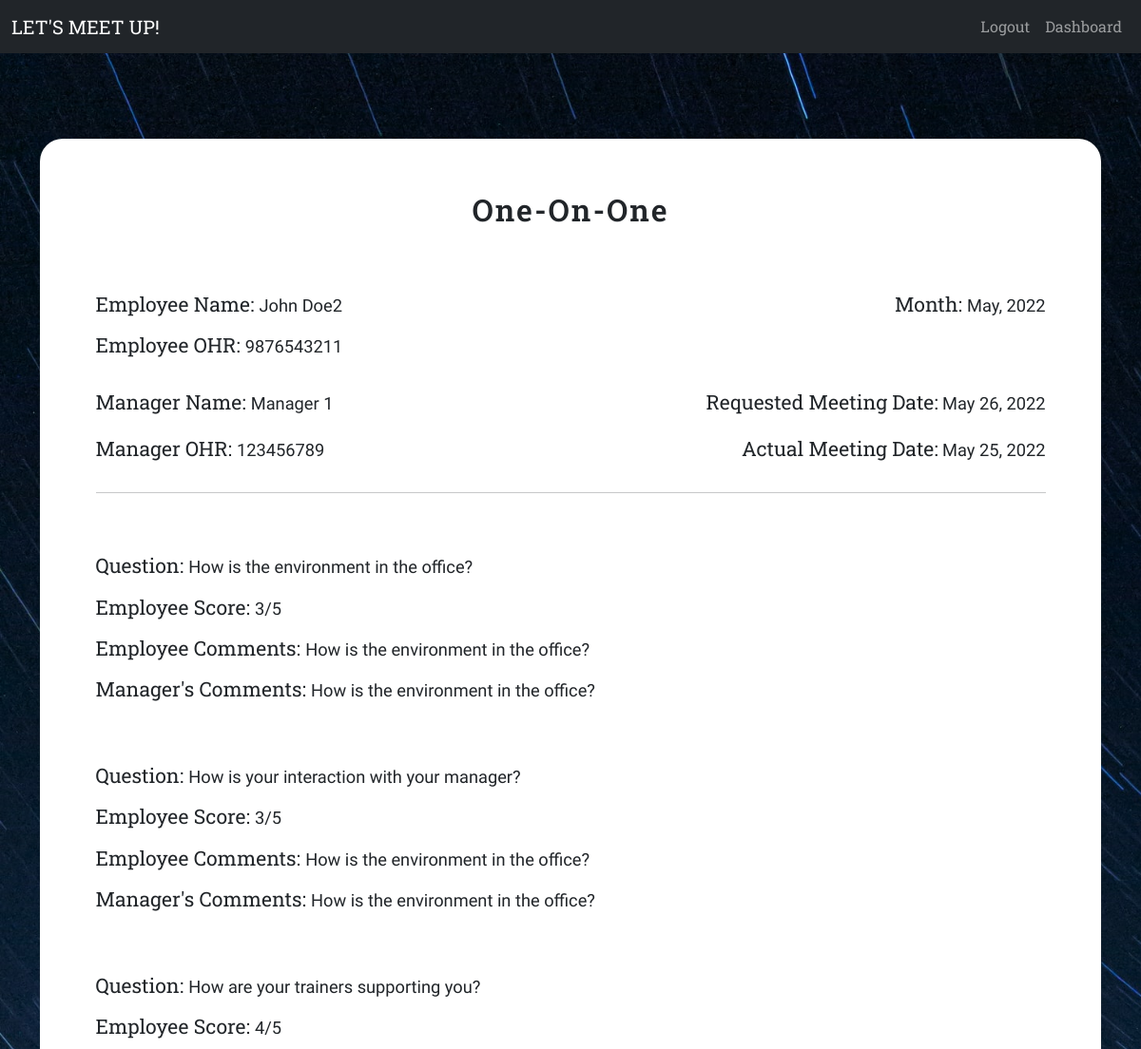
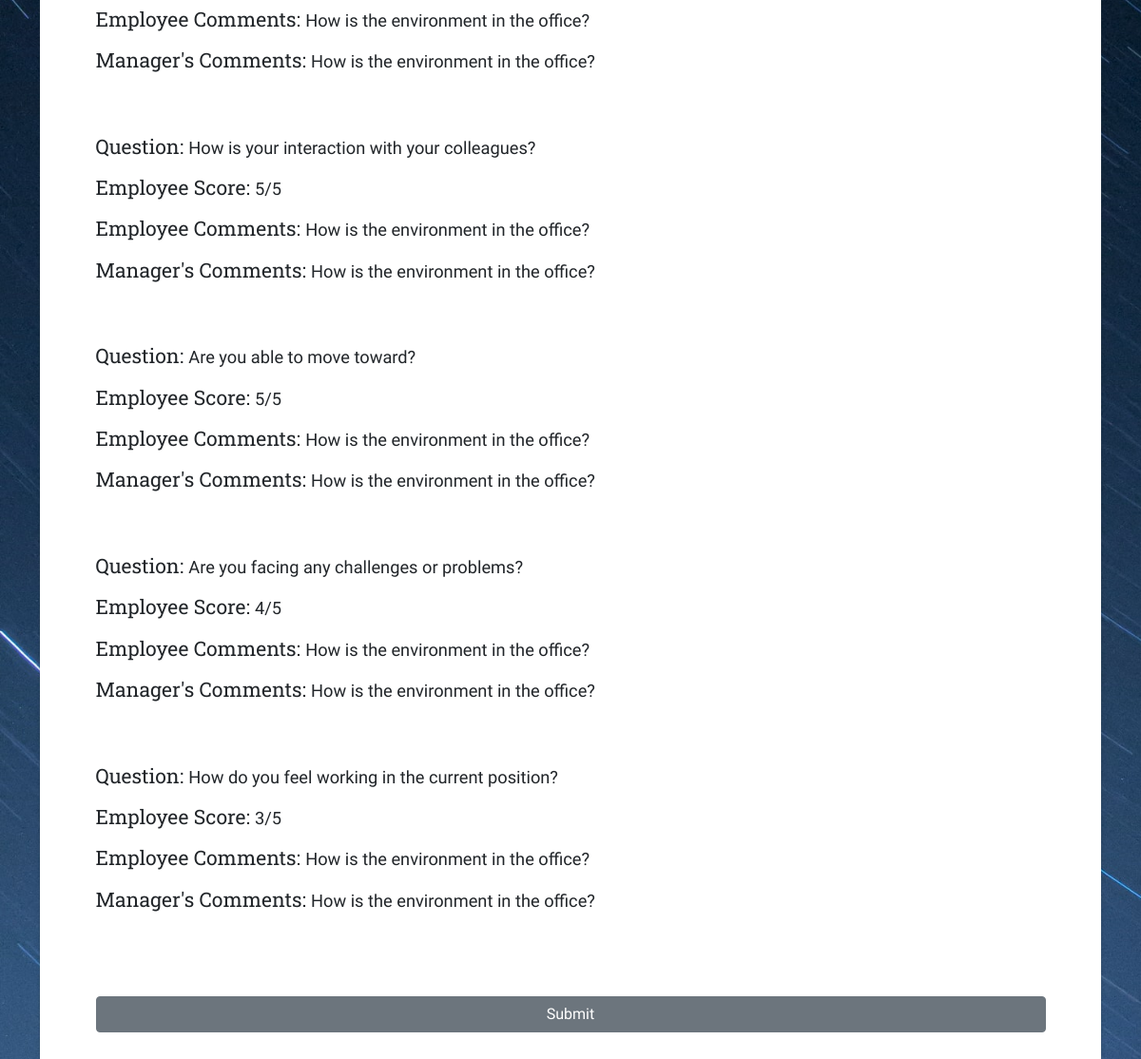
Screenshot of /meetings/previous_meetings/details?meeting_id=2 (signed in) with the database file from the repository (2 pictures, top to bottom).
### main.py (models this page shows)
class User(UserMixin, db.Model):
    __tablename__ = 'users'
    id = db.Column(db.Integer, primary_key=True)
    name = db.Column(db.String(60), nullable=False)
    ohr = db.Column(db.String(20), unique=True, nullable=False)
    work_process = db.Column(db.String(50), nullable=False)
    band = db.Column(db.String(20), nullable=False)
    manager_name = db.Column(db.String(60), nullable=True)
    manager_ohr = db.Column(db.String(60), nullable=True)
    password = db.Column(db.String(1500), nullable=False)
    meeting_data = relationship("MeetingData", back_populates='user')

class MeetingData(db.Model):
    __tablename__ = 'meetingdata'
    id = db.Column(db.Integer, primary_key=True)
    user_id = db.Column(db.Integer, db.ForeignKey('users.id'))
    user = relationship("User", back_populates="meeting_data")
    current_month = db.Column(db.String(30))
    manager_name = db.Column(db.String(50))
    manager_ohr = db.Column(db.String(50))
    requested_meeting_date = db.Column(db.String(50))
    accepted_meeting_date = db.Column(db.String(50))
    question1 = db.Column(db.String(100))
    emp_comment1 = db.Column(db.String(502))
    manager_comment1 = db.Column(db.String(502))
    rating1 = db.Column(db.Integer)
    question2 = db.Column(db.String(100))
    emp_comment2 = db.Column(db.String(502))
    manager_comment2 = db.Column(db.String(502))
    rating2 = db.Column(db.Integer)
    question3 = db.Column(db.String(100))
    emp_comment3 = db.Column(db.String(502))
    manager_comment3 = db.Column(db.String(502))
    rating3 = db.Column(db.Integer)
    question4 = db.Column(db.String(100))
    emp_comment4 = db.Column(db.String(502))
    manager_comment4 = db.Column(db.String(502))
    rating4 = db.Column(db.Integer)
    question5 = db.Column(db.String(100))
    emp_comment5 = db.Column(db.String(502))
    manager_comment5 = db.Column(db.String(502))
    rating5 = db.Column(db.Integer)
    question6 = db.Column(db.String(100))
    emp_comment6 = db.Column(db.String(502))
    manager_comment6 = db.Column(db.String(502))
    rating6 = db.Column(db.Integer)
    question7 = db.Column(db.String(100))
    emp_comment7 = db.Column(db.String(502))
    manager_comment7 = db.Column(db.String(502))
    rating7 = db.Column(db.Integer)
    score = db.Column(db.Float)
    loc = db.Column(db.Integer)

### main.py (the view)
@app.route('/meetings/previous_meetings/details', methods=['GET', 'POST'])
def meeting_details():
    meeting_id = int(request.args.get('meeting_id'))
    meeting_data = MeetingData.query.get(meeting_id)
    form = OOOForm3()
    if form.validate_on_submit():
        return redirect(url_for('previous_meetings'))
    return render_template('meetings/meeting_submit.html', form=form, meeting_data=meeting_data,
                           user_active=current_user.is_active)

### web_forms.py
class OOOForm3(FlaskForm):
    submit = SubmitField('Submit')

### main.py (called while the page is built)
@login_manager.user_loader
def load_user(user_id):
    return User.query.get(int(user_id))

### templates/meetings/meeting_submit.html (shortened to what this page needs)
{% extends './base.html' %}
{% block custom_css %}<link href="{{ url_for('static', filename='css/ooo_form.css') }}" rel="stylesheet">{% endblock %}
{% block content %}
<div class="container body-normal-content-div">
    <div class="form-box-div">
        <div class="row col-md-11 mx-auto">
    <form method="POST" role="form" action="{{ url_for('open_meetings') }}" novalidate>
        <h2 class="form-welcome-text">One-On-One</h2>
        <div class="row form-emp-info">
            <div class="col">
                <h5 class="d-inline">Employee Name: </h5><span>{{ meeting_data.user.name }}</span>
            </div>
            <div class="col text-end">
                <h5 class="d-inline">Month: </h5><span>{{ meeting_data.current_month }}</span>
            </div>
        </div>
        <div class="row form-emp-info">
            <div class="col pt-3">
                <h5 class="d-inline">Employee OHR: </h5><span>{{ meeting_data.user.ohr }}</span>
            </div>
        </div>
        <div class="row mt-4 pt-2 form-emp-info">
            <div class="col">
                <h5 class="d-inline">Manager Name: </h5><span>{{ meeting_data.manager_name }}</span>
            </div>
            <div class="col text-end">
                <h5 class="d-inline-block">Requested Meeting Date: </h5><span> {{ meeting_data.requested_meeting_date }}</span>
            </div>
        </div>
        <div class="row pb-2 form-emp-info">
            <div class="col pt-3">
                <h5 class="d-inline">Manager OHR: </h5><span>{{ meeting_data.manager_ohr }}</span>
            </div>
            <div class="col text-end pt-3">
                <h5 class="d-inline-block">Actual Meeting Date: </h5><span> {{ meeting_data.accepted_meeting_date }}</span>
            </div>
        </div>
        <hr class="separator">
        <div class="question_div">
            <div class="pb-3"><span class="h5 ques">Question: </span><span class="ans">{{ meeting_data.question1 }}</span></div>
            <div class="pb-3"><span class="h5 ques">Employee Score: </span><span class="ans">{{ meeting_data.rating1 }}/5</span></div>
            <div class="pb-3"><span class="h5 ques">Employee Comments: </span><span class="ans">{{ meeting_data.emp_comment1 }}</span></div>
            <div class="pb-3"><span class="h5 ques">Manager's Comments: </span><span class="ans">{{ meeting_data.manager_comment1 }}</span></div>
        </div>
        <div class="question_div">
            <div class="pb-3"><span class="h5 ques">Question: </span><span class="ans">{{ meeting_data.question2 }}</span></div>
            <div class="pb-3"><span class="h5 ques">Employee Score: </span><span class="ans">{{ meeting_data.rating2 }}/5</span></div>
            <div class="pb-3"><span class="h5 ques">Employee Comments: </span><span class="ans">{{ meeting_data.emp_comment2 }}</span></div>
            <div class="pb-3"><span class="h5 ques">Manager's Comments: </span><span class="ans">{{ meeting_data.manager_comment2 }}</span></div>
        </div>
        <div class="question_div">
            <div class="pb-3"><span class="h5 ques">Question: </span><span class="ans">{{ meeting_data.question3 }}</span></div>
            <div class="pb-3"><span class="h5 ques">Employee Score: </span><span class="ans">{{ meeting_data.rating3 }}/5</span></div>
            <div class="pb-3"><span class="h5 ques">Employee Comments: </span><span class="ans">{{ meeting_data.emp_comment3 }}</span></div>
            <div class="pb-3"><span class="h5 ques">Manager's Comments: </span><span class="ans">{{ meeting_data.manager_comment3 }}</span></div>
        </div>
        <div class="question_div">
            <div class="pb-3"><span class="h5 ques">Question: </span><span class="ans">{{ meeting_data.question4 }}</span></div>
            <div class="pb-3"><span class="h5 ques">Employee Score: </span><span class="ans">{{ meeting_data.rating4 }}/5</span></div>
            <div class="pb-3"><span class="h5 ques">Employee Comments: </span><span class="ans">{{ meeting_data.emp_comment4 }}</span></div>
            <div class="pb-3"><span class="h5 ques">Manager's Comments: </span><span class="ans">{{ meeting_data.manager_comment4 }}</span></div>
        </div>
        <div class="question_div">
            <div class="pb-3"><span class="h5 ques">Question: </span><span class="ans">{{ meeting_data.question5 }}</span></div>
            <div class="pb-3"><span class="h5 ques">Employee Score: </span><span class="ans">{{ meeting_data.rating5 }}/5</span></div>
            <div class="pb-3"><span class="h5 ques">Employee Comments: </span><span class="ans">{{ meeting_data.emp_comment5 }}</span></div>
            <div class="pb-3"><span class="h5 ques">Manager's Comments: </span><span class="ans">{{ meeting_data.manager_comment5 }}</span></div>
        </div>
        <div class="question_div">
            <div class="pb-3"><span class="h5 ques">Question: </span><span class="ans">{{ meeting_data.question6 }}</span></div>
            <div class="pb-3"><span class="h5 ques">Employee Score: </span><span class="ans">{{ meeting_data.rating6 }}/5</span></div>
            <div class="pb-3"><span class="h5 ques">Employee Comments: </span><span class="ans">{{ meeting_data.emp_comment6 }}</span></div>
            <div class="pb-3"><span class="h5 ques">Manager's Comments: </span><span class="ans">{{ meeting_data.manager_comment6 }}</span></div>
        </div>
        <div class="question_div">
            <div class="pb-3"><span class="h5 ques">Question: </span><span class="ans">{{ meeting_data.question7 }}</span></div>
            <div class="pb-3"><span class="h5 ques">Employee Score: </span><span class="ans">{{ meeting_data.rating7 }}/5</span></div>
            <div class="pb-3"><span class="h5 ques">Employee Comments: </span><span class="ans">{{ meeting_data.emp_comment7 }}</span></div>
            <div class="pb-3"><span class="h5 ques">Manager's Comments: </span><span class="ans">{{ meeting_data.manager_comment7 }}</span></div>
        </div>
        <div class="text-center d-grid gap-2">
            {{ form.submit(class="btn btn-secondary my-4 form-button") }}
        </div>
    </form>
    </div>
    </div>
</div>
{% endblock %}

### static/css/base.css (style rules this page uses)
.body-normal-content-div { padding-top: 7.5%; }
.form-button, .form-placeholder, .err-msg { font-family: 'Oxygen', sans-serif; }

### static/css/ooo_form.css (style rules this page uses)
body { background-image: url('../Images/OOO_form_bg.jpg'); background-repeat: no-repeat; background-size: cover; }
.form-box-div { box-shadow: rgba(60, 64, 67, 0.3) 0px 1px 2px 0px, rgba(60, 64, 67, 0.15) 0px 1px 3px 1px; padding: 5% 0; background-color: #fff; border-radius: 24px; margin-bottom: 7.5%; }
.form-welcome-text { padding-bottom: 6%; text-align: center; letter-spacing: 2px; font-family: 'Roboto Slab', serif; font-weight: 600; }
.form-emp-info h5 { font-family: 'Roboto Slab', serif; font-weight: 400; font-size: 1.32rem; }
.form-emp-info span { font-family: 'Oxygen', sans-serif; font-weight: 300; font-size: 1.14rem; }
.separator { margin-bottom: 6.5%; }
.question_div { margin-bottom: 4.74%; }
.ques { font-family: 'Roboto Slab', serif; font-weight: 400; font-size: 1.32rem; }
.ans { font-family: 'Oxygen', sans-serif; font-weight: 300; font-size: 1.14rem; }

### rows the page displays
User: user.name "John Doe2", user.ohr "9876543211"
MeetingData: current_month "May, 2022", manager_name "Manager 1", requested_meeting_date "May 26, 2022", manager_ohr "123456789", accepted_meeting_date "May 25, 2022", question1 "How is the environment in the office?", rating1 "3", emp_comment1 "How is the environment in the office?", manager_comment1 "How is the environment in the office?", question2 "How is your interaction with your manager?", rating2 "3", emp_comment2 "How is the environment in the office?", manager_comment2 "How is the environment in the office?", question3 "How are your trainers supporting you?", rating3 "4", emp_comment3 "How is the environment in the office?", manager_comment3 "How is the environment in the office?", question4 "How is your interaction with your colleagues?", rating4 "5", emp_comment4 "How is the environment in the office?", manager_comment4 "How is the environment in the office?", question5 "Are you able to move toward?", rating5 "5", emp_comment5 "How is the environment in the office?", manager_comment5 "How is the environment in the office?", question6 "Are you facing any challenges or problems?", rating6 "4", emp_comment6 "How is the environment in the office?", manager_comment6 "How is the environment in the office?", question7 "How do you feel working in the current position?", rating7 "3", emp_comment7 "How is the environment in the office?", manager_comment7 "How is the environment in the office?"
